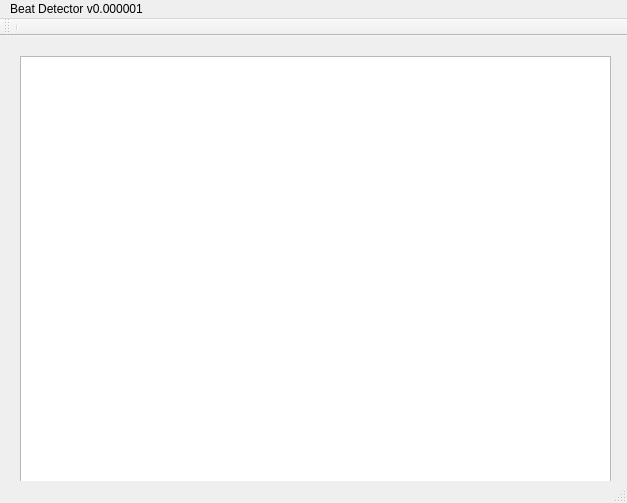
<?xml version="1.0" encoding="UTF-8"?>
<ui version="4.0">
 <class>MainWindow</class>
 <widget class="QMainWindow" name="MainWindow">
  <property name="geometry">
   <rect>
    <x>0</x>
    <y>0</y>
    <width>627</width>
    <height>503</height>
   </rect>
  </property>
  <property name="windowTitle">
   <string>MainWindow</string>
  </property>
  <widget class="QWidget" name="centralWidget">
   <widget class="QGraphicsView" name="graphicsView">
    <property name="geometry">
     <rect>
      <x>20</x>
      <y>20</y>
      <width>591</width>
      <height>431</height>
     </rect>
    </property>
   </widget>
  </widget>
  <widget class="QMenuBar" name="menuBar">
   <property name="geometry">
    <rect>
     <x>0</x>
     <y>0</y>
     <width>627</width>
     <height>25</height>
    </rect>
   </property>
   <widget class="QMenu" name="menuBeat_Detector_v0_000001">
    <property name="title">
     <string>Beat Detector v0.000001</string>
    </property>
   </widget>
   <addaction name="menuBeat_Detector_v0_000001"/>
  </widget>
  <widget class="QToolBar" name="mainToolBar">
   <attribute name="toolBarArea">
    <enum>TopToolBarArea</enum>
   </attribute>
   <attribute name="toolBarBreak">
    <bool>false</bool>
   </attribute>
   <addaction name="separator"/>
  </widget>
  <widget class="QStatusBar" name="statusBar"/>
 </widget>
 <layoutdefault spacing="6" margin="11"/>
 <resources/>
 <connections/>
</ui>
